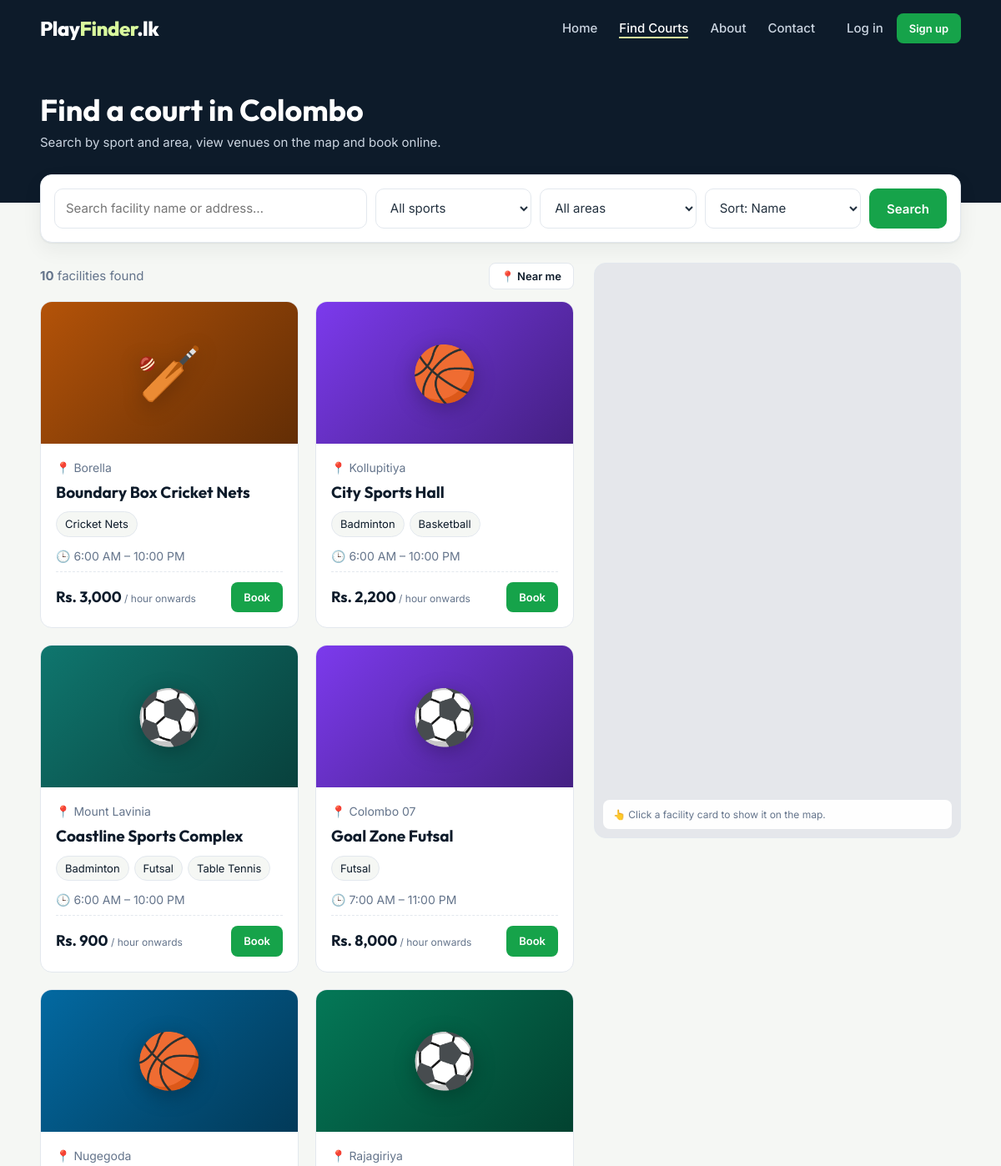
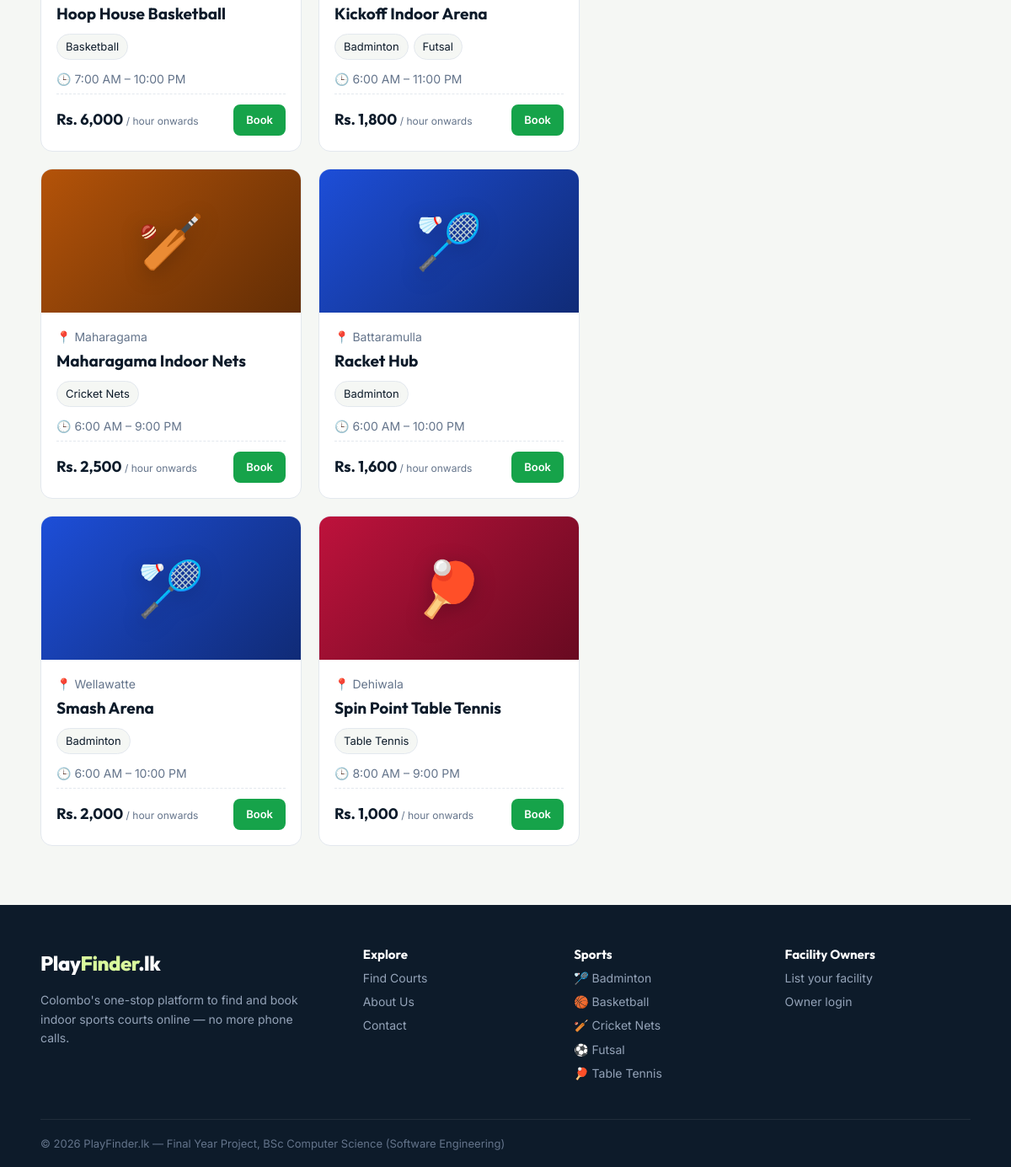
Screenshot of /facilities.php with the database file from the repository (2 pictures, top to bottom).
### tables this page shows
CREATE TABLE facilities (
    id          INT AUTO_INCREMENT PRIMARY KEY,
    owner_id    INT NOT NULL,
    name        VARCHAR(120) NOT NULL,
    description TEXT,
    address     VARCHAR(255) NOT NULL,
    area        VARCHAR(60)  NOT NULL,
    latitude    DECIMAL(10,7) NOT NULL,
    longitude   DECIMAL(10,7) NOT NULL,
    phone       VARCHAR(20)  NOT NULL,
    open_time   TIME NOT NULL DEFAULT '06:00:00',
    close_time  TIME NOT NULL DEFAULT '22:00:00',
    amenities   VARCHAR(255) DEFAULT NULL,
    image       VARCHAR(255) DEFAULT NULL,
    status      ENUM('pending','approved','rejected') NOT NULL DEFAULT 'pending',
    created_at  DATETIME NOT NULL DEFAULT CURRENT_TIMESTAMP,
    CONSTRAINT fk_fac_owner FOREIGN KEY (owner_id) REFERENCES users(id) ON DELETE CASCADE,
    INDEX idx_fac_area (area),
    INDEX idx_fac_status (status)
);

CREATE TABLE sports (
    id    INT AUTO_INCREMENT PRIMARY KEY,
    name  VARCHAR(50) NOT NULL UNIQUE,
    slug  VARCHAR(50) NOT NULL UNIQUE,
    icon  VARCHAR(10) NOT NULL DEFAULT '🏅'
);

### includes/db.php (called while the page is built, shortened)
<?php
function db(): PDO
{
    static $pdo = null;
    if ($pdo === null) {
        try {
            $pdo = new PDO(DB_DSN, DB_USER, DB_PASS, [
                PDO::ATTR_ERRMODE            => PDO::ERRMODE_EXCEPTION,
                PDO::ATTR_DEFAULT_FETCH_MODE => PDO::FETCH_ASSOC,
                PDO::ATTR_EMULATE_PREPARES   => false,
            ]);
        } catch (PDOException $e) {
            http_response_code(500);
            exit('<div style="font-family:sans-serif;padding:40px;max-width:640px;margin:auto">
                <h2>Database connection failed</h2>
                <p>Please make sure MySQL is running in XAMPP and that you imported
                <code>database/playfinder.sql</code> in phpMyAdmin.</p>
                <p style="color:#888">Check settings in <code>config/config.php</code>.</p></div>');
        }
    }
    return $pdo;
}
function q(string $sql, array $params = []): PDOStatement
{
    $stmt = db()->prepare($sql);
    $stmt->execute($params);
    return $stmt;
}
function q_all(string $sql, array $params = []): array
{
    return q($sql, $params)->fetchAll();
}

### includes/facility_card.php (the view, shortened to what this page needs)
<?php
$sportsList = $f['sports'] ? explode(',', $f['sports']) : [];
?>
<article class="facility-card" id="fac-<?= (int)$f['id'] ?>" data-id="<?= (int)$f['id'] ?>"
         data-lat="<?= e($f['latitude']) ?>" data-lng="<?= e($f['longitude']) ?>">
    <a href="<?= url('facility.php?id=' . $f['id']) ?>"><?= facility_cover($f) ?></a>
    <div class="facility-body">
        <div class="flex between">
            <span class="facility-meta">📍 <?= e($f['area']) ?></span>
        </div>
        <h3><a href="<?= url('facility.php?id=' . $f['id']) ?>"><?= e($f['name']) ?></a></h3>
        <div class="facility-sports">
            <?php foreach ($sportsList as $sp): ?><span class="chip"><?= e($sp) ?></span><?php endforeach; ?>
        </div>
        <div class="facility-meta small">🕒 <?= time_label($f['open_time']) ?> – <?= time_label($f['close_time']) ?></div>
        <div class="facility-foot">
            <div class="price"><?= lkr($f['min_price']) ?> <small>/ hour onwards</small></div>
            <a href="<?= url('facility.php?id=' . $f['id']) ?>" class="btn btn-primary btn-sm">Book</a>
        </div>
    </div>
</article>

### facilities.php (shortened to what this page needs)
<?php
$filters = [
    'q'     => trim($_GET['q'] ?? ''),
    'area'  => in_array($_GET['area'] ?? '', AREAS, true) ? $_GET['area'] : '',
    'sport' => (int)($_GET['sport'] ?? 0),
];
$sort = $_GET['sort'] ?? 'name';
$facilities = search_facilities($filters);
usort($facilities, function ($a, $b) use ($sort) {
    return match ($sort) {
        'price_asc'  => $a['min_price'] <=> $b['min_price'],
        'price_desc' => $b['min_price'] <=> $a['min_price'],
        'distance'   => ($a['distance'] ?? 0) <=> ($b['distance'] ?? 0),
        default      => strcasecmp($a['name'], $b['name']),
    };
});
$sportName = '';
foreach (all_sports() as $s) if ($s['id'] == $filters['sport']) $sportName = $s['name'];
require __DIR__ . '/includes/header.php';
?>
<section class="page-head" style="padding-bottom:60px">
    <div class="container">
        <h1><?= $sportName ? e($sportName) . ' venues' : 'Find a court' ?><?= $filters['area'] ? ' in ' . e($filters['area']) : ' in Colombo' ?></h1>
        <p>Search by sport and area, view venues on the map and book online.</p>
    </div>
</section>
<div class="container">
    <form class="filter-bar" method="get" id="filterForm">
        <input type="search" name="q" value="<?= e($filters['q']) ?>" placeholder="Search facility name or address…">
        <select name="sport">
            <option value="">All sports</option>
        </select>
        <select name="area">
            <option value="">All areas</option>
        </select>
        <select name="sort">
            <option value="name" <?= $sort === 'name' ? 'selected' : '' ?>>Sort: Name</option>
        </select>
        <button class="btn btn-primary">Search</button>
    </form>
    <div class="search-layout">
        <div>
            <div class="flex between results-count">
                <span><strong><?= count($facilities) ?></strong> facilit<?= count($facilities) === 1 ? 'y' : 'ies' ?> found</span>
                <span class="flex">
                    <button type="button" class="btn btn-outline btn-sm" id="nearMe">📍 Near me</button>
                </span>
            </div>
            <?php if (!$facilities): ?>
                <div class="empty-state">
                    <div class="icon">🔍</div>
                    <h3>No facilities match your search</h3>
                    <p class="muted">Try a different area or sport.</p>
                    <a href="<?= url('facilities.php') ?>" class="btn btn-primary">Show all facilities</a>
                </div>
            <?php else: ?>
                <div class="facility-grid">
                    <?php foreach ($facilities as $f) include __DIR__ . '/includes/facility_card.php'; ?>
                </div>
            <?php endif; ?>
        </div>
        <aside class="map-panel">
            <?php if (maps_enabled()): ?>
                <div id="map"></div>
            <?php else:
                $first = $facilities[0] ?? null;
                $src = $first ? maps_embed_url((float)$first['latitude'], (float)$first['longitude'], 14)
                              : maps_embed_url(MAP_DEFAULT_LAT, MAP_DEFAULT_LNG, 12); ?>
                <iframe id="mapFrame" src="<?= e($src) ?>" loading="lazy" title="Facility map"></iframe>
                <div class="map-note">👆 Click a facility card to show it on the map.</div>
            <?php endif; ?>
        </aside>
    </div>
</div>
<?php $pageScripts = ob_get_clean();
require __DIR__ . '/includes/footer.php';

### includes/functions.php (shortened to what this page needs)
<?php
function e($value): string
{
    return htmlspecialchars((string)($value ?? ''), ENT_QUOTES, 'UTF-8');
}
function url(string $path = ''): string
{
    return BASE_URL . '/' . ltrim($path, '/');
}
function lkr($amount): string
{
    return 'Rs. ' . number_format((float)$amount, 0);
}
function time_label(string $time): string
{
    return date('g:i A', strtotime($time));
}
function facility_image(array $f): ?string
{
    return null;
}
function facility_cover(array $f, string $class = 'cover'): string
{
    $img = facility_image($f);
    $palette = ['#0f766e', '#1d4ed8', '#7c3aed', '#b45309', '#be123c', '#047857', '#0369a1'];
    $color = $palette[$f['id'] % count($palette)];
    $icon = $f['icon'] ?? '🏟️';
    return '<div class="' . $class . ' cover-placeholder" style="--c:' . $color . '"><span>' . e($icon) . '</span></div>';
}
function maps_enabled(): bool
{
    return GOOGLE_MAPS_API_KEY !== '';
}
function maps_embed_url(float $lat, float $lng, int $zoom = 15): string
{
    return 'https://maps.google.com/maps?q=' . $lat . ',' . $lng . '&z=' . $zoom . '&output=embed';
}
function all_sports(): array
{
    static $sports = null;
    if ($sports === null) {
        $sports = q_all('SELECT * FROM sports ORDER BY name');
    }
    return $sports;
}
function search_facilities(array $filters = []): array
{
    $where = ['f.status = ?', 'c.is_active = 1'];
    $params = ['approved'];
    $sql = 'SELECT f.*, MIN(c.price_per_hour) AS min_price,
                   GROUP_CONCAT(DISTINCT s.name) AS sports, MIN(s.icon) AS icon
            FROM facilities f
            JOIN courts c ON c.facility_id = f.id
            JOIN sports s ON s.id = c.sport_id
            WHERE ' . implode(' AND ', $where) . '
            GROUP BY f.id
            ORDER BY f.name';
    return q_all($sql, $params);
}

### includes/footer.php (shortened to what this page needs)
</main>
<footer class="site-footer">
    <div class="container footer-grid">
        <div>
            <a href="<?= url('index.php') ?>" class="logo logo-light">Play<span>Finder</span>.lk</a>
            <p class="muted-light">Colombo's one-stop platform to find and book indoor sports courts online — no more phone calls.</p>
        </div>
        <div>
            <h4>Explore</h4>
            <a href="<?= url('facilities.php') ?>">Find Courts</a>
            <a href="<?= url('about.php') ?>">About Us</a>
            <a href="<?= url('contact.php') ?>">Contact</a>
        </div>
        <div>
            <h4>Sports</h4>
            <?php foreach (all_sports() as $s): ?>
                <a href="<?= url('facilities.php?sport=' . $s['id']) ?>"><?= e($s['icon'] . ' ' . $s['name']) ?></a>
            <?php endforeach; ?>
        </div>
        <div>
            <h4>Facility Owners</h4>
            <a href="<?= url('register.php?type=owner') ?>">List your facility</a>
            <a href="<?= url('login.php') ?>">Owner login</a>
        </div>
    </div>
    <div class="container footer-bottom">
        © <?= date('Y') ?> PlayFinder.lk — Final Year Project, BSc Computer Science (Software Engineering)
    </div>
</footer>
</body>
</html>

### rows the page displays
facilities: icon "🏏", area "Borella", name "Boundary Box Cricket Nets", sp "Cricket Nets", open_time "6:00 AM", close_time "10:00 PM", min_price "Rs. 3,000"
facilities: icon "🏀", area "Kollupitiya", name "City Sports Hall", sp "Badminton", sp "Basketball", open_time "6:00 AM", close_time "10:00 PM", min_price "Rs. 2,200"
facilities: icon "⚽", area "Mount Lavinia", name "Coastline Sports Complex", sp "Badminton", sp "Futsal", sp "Table Tennis", open_time "6:00 AM", close_time "10:00 PM", min_price "Rs. 900"
facilities: icon "⚽", area "Colombo 07", name "Goal Zone Futsal", sp "Futsal", open_time "7:00 AM", close_time "11:00 PM", min_price "Rs. 8,000"
facilities: icon "🏀", area "Nugegoda", name "Hoop House Basketball", sp "Basketball", open_time "7:00 AM", close_time "10:00 PM", min_price "Rs. 6,000"
facilities: icon "⚽", area "Rajagiriya", name "Kickoff Indoor Arena", sp "Badminton", sp "Futsal", open_time "6:00 AM", close_time "11:00 PM", min_price "Rs. 1,800"
facilities: icon "🏏", area "Maharagama", name "Maharagama Indoor Nets", sp "Cricket Nets", open_time "6:00 AM", close_time "9:00 PM", min_price "Rs. 2,500"
facilities: icon "🏸", area "Battaramulla", name "Racket Hub", sp "Badminton", open_time "6:00 AM", close_time "10:00 PM", min_price "Rs. 1,600"
facilities: icon "🏸", area "Wellawatte", name "Smash Arena", sp "Badminton", open_time "6:00 AM", close_time "10:00 PM", min_price "Rs. 2,000"
facilities: icon "🏓", area "Dehiwala", name "Spin Point Table Tennis", sp "Table Tennis", open_time "8:00 AM", close_time "9:00 PM", min_price "Rs. 1,000"
sports: icon+name "🏸 Badminton"
sports: icon+name "🏀 Basketball"
sports: icon+name "🏏 Cricket Nets"
sports: icon+name "⚽ Futsal"
sports: icon+name "🏓 Table Tennis"

### other values shown
count($facilities) "10"
